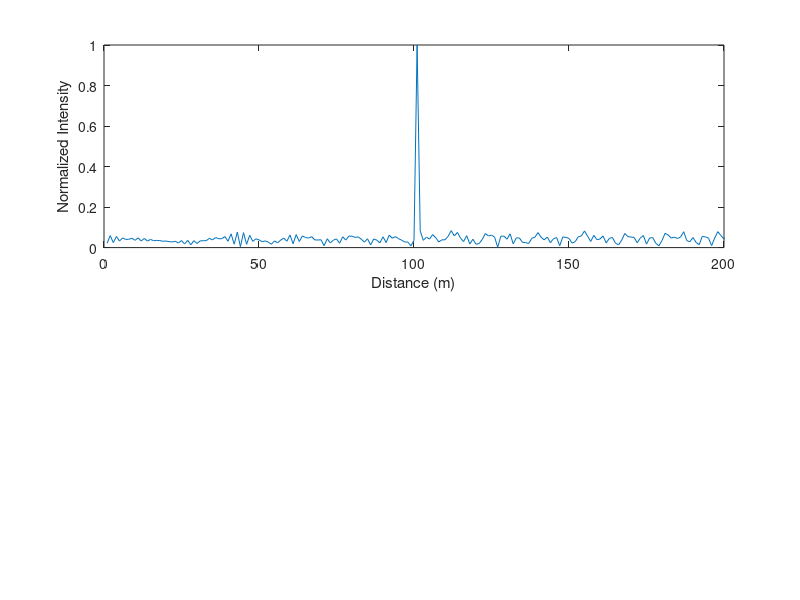
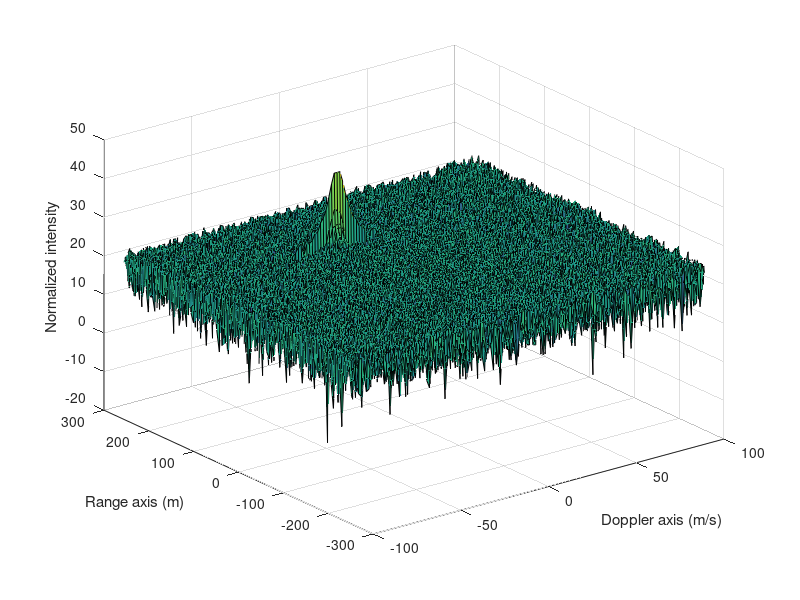
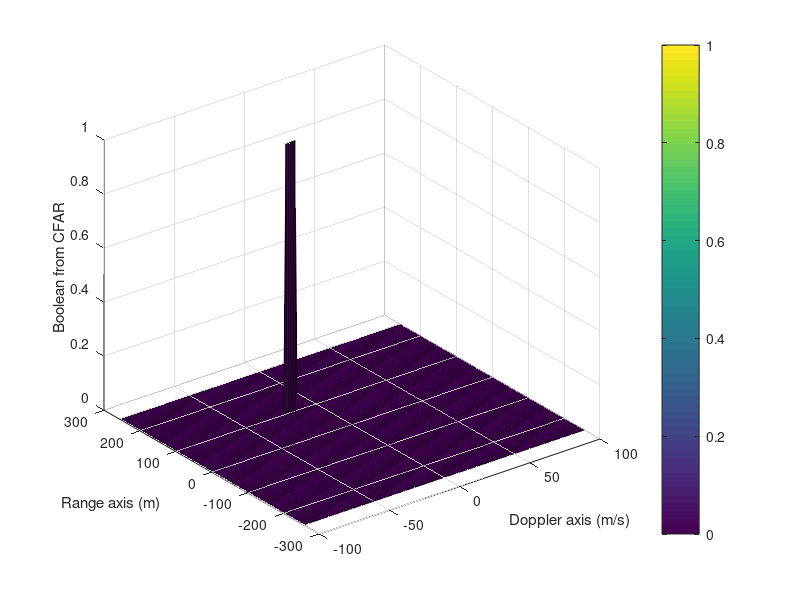

These charts were generated, in order, by the following MATLAB code:
clear all
clc;

%% Radar Specifications 
%%%%%%%%%%%%%%%%%%%%%%%%%%%
% Frequency of operation = 77GHz
% Max Range = 200m
% Range Resolution = 1 m
% Max Velocity = 100 m/s
%%%%%%%%%%%%%%%%%%%%%%%%%%%

c = 3e8; %m/s
%% User Defined Range and Velocity of target
% *%TODO* :
% define the target's initial position and velocity. Note : Velocity
% remains contant
R = 100;
v = -20;
 


%% FMCW Waveform Generation

% *%TODO* :
%Design the FMCW waveform by giving the specs of each of its parameters.
% Calculate the Bandwidth (B), Chirp Time (Tchirp) and Slope (slope) of the FMCW
% chirp using the requirements above.


%Operating carrier frequency of Radar 
fc= 77e9;             %carrier freq
min_range = 1; %m
Bsweep = c/(2*min_range);

max_range = 200; %m
Tchirp = 5.5*2*max_range/c;

slope = Bsweep/Tchirp;
                                                          
%The number of chirps in one sequence. Its ideal to have 2^ value for the ease of running the FFT
%for Doppler Estimation. 
Nd=128;                   % #of doppler cells OR #of sent periods % number of chirps

%The number of samples on each chirp. 
Nr=1024;                  %for length of time OR # of range cells

% Timestamp for running the displacement scenario for every sample on each
% chirp
t=linspace(0,Nd*Tchirp,Nr*Nd); %total time for samples


%Creating the vectors for Tx, Rx and Mix based on the total samples input.
Tx=zeros(1,length(t)); %transmitted signal
Rx=zeros(1,length(t)); %received signal
Mix = zeros(1,length(t)); %beat signal

%Similar vectors for range_covered and time delay.
r_t=zeros(1,length(t));
td=zeros(1,length(t));


%% Signal generation and Moving Target simulation
% Running the radar scenario over the time. 

for i=1:length(t)         
    
    
    % *%TODO* :
    %For each time stamp update the Range of the Target for constant velocity. 
    r_t(i) = t(i)*v + R;
    
    % *%TODO* :
    %For each time sample we need update the transmitted and
    %received signal. 
    td(i) = 2*r_t(i)/c;
    
    Tx(i) = cos(2*pi*(fc*t(i)+(slope*t(i)^2)/2));
    Rx(i) = cos(2*pi*(fc*(t(i)-td(i))+(slope*(t(i)-td(i))^2)/2));
    
    % *%TODO* :
    %Now by mixing the Transmit and Receive generate the beat signal
    %This is done by element wise matrix multiplication of Transmit and
    %Receiver Signal
    Mix(i) = Tx(i).*Rx(i);
    
end

%% RANGE MEASUREMENT


 % *%TODO* :
%reshape the vector into Nr*Nd array. Nr and Nd here would also define the size of
%Range and Doppler FFT respectively.
X = reshape(Mix, Nr, Nd);

 % *%TODO* :
%run the FFT on the beat signal along the range bins dimension (Nr) and
%normalize.
signal_fft = fft(X, Nr);

 % *%TODO* :
% Take the absolute value of FFT output
signal_fft = abs(signal_fft);
signal_fft = signal_fft(1:Nr/2-1);
signal_fft = signal_fft./max(signal_fft);

 % *%TODO* :
% Output of FFT is double sided signal, but we are interested in only one side of the spectrum.
% Hence we throw out half of the samples.
% 

%plotting the range
figure ('Name','Range from First FFT')
subplot(2,1,1)
plot(signal_fft);
xlabel('Distance (m)');
ylabel('Normalized Intensity');
axis ([0 200 0 1]);

 % *%TODO* :
 % plot FFT output 



%% RANGE DOPPLER RESPONSE
% The 2D FFT implementation is already provided here. This will run a 2DFFT
% on the mixed signal (beat signal) output and generate a range doppler
% map.You will implement CFAR on the generated RDM


% Range Doppler Map Generation.

% The output of the 2D FFT is an image that has reponse in the range and
% doppler FFT bins. So, it is important to convert the axis from bin sizes
% to range and doppler based on their Max values.

Mix=reshape(Mix,[Nr,Nd]);

% 2D FFT using the FFT size for both dimensions.
sig_fft2 = fft2(Mix,Nr,Nd);

% Taking just one side of signal from Range dimension.
sig_fft2 = sig_fft2(1:Nr/2,1:Nd);
sig_fft2 = fftshift (sig_fft2);
RDM = abs(sig_fft2);
RDM = 10*log10(RDM) ;

%use the surf function to plot the output of 2DFFT and to show axis in both
%dimensions
doppler_axis = linspace(-100,100,Nd);
range_axis = linspace(-200,200,Nr/2)*((Nr/2)/400);
figure,surf(doppler_axis,range_axis,RDM);
xlabel('Doppler axis (m/s)');
ylabel('Range axis (m)');
zlabel('Normalized intensity');

%% CFAR implementation

%Slide Window through the complete Range Doppler Map

% *%TODO* :
%Select the number of Training Cells in both the dimensions.
TBR = 4;
TBC = 2;

% *%TODO* :
%Select the number of Guard Cells in both dimensions around the Cell under 
%test (CUT) for accurate estimation
GBR = 2;
GBC = 1;

offset = 15;
Nr = Nr/2;
cfar_map = zeros(Nr,Nd);

for i=1:Nr-2*(GBR+TBR)-1
    for j=1:Nd-2*(GBC+TBC)-1
        
        cut_i = i+TBR+GBR;
        cut_j = j+GBC+TBC;
        
        mask = false(Nr,Nd);
        
        %extract noise
        mask(i:i+2*(GBR+TBR)+1, j:j+2*(GBC+TBC)+1) = 1;
        mask(i+TBR:cut_i+GBR,j+TBC:cut_j+GBC) = 0;
        noise = mean(RDM(mask));
        cutoff = noise + offset;
        
        if RDM(cut_i,cut_j) > cutoff
            cfar_map(cut_i,cut_j) = 1;
        end
    end
end

% *%TODO* :
% offset the threshold by SNR value in dB


% *%TODO* :
%Create a vector to store noise_level for each iteration on training cells
noise_level = zeros(1,1);


% *%TODO* :
%design a loop such that it slides the CUT across range doppler map by
%giving margins at the edges for Training and Guard Cells.
%For every iteration sum the signal level within all the training
%cells. To sum convert the value from logarithmic to linear using db2pow
%function. Average the summed values for all of the training
%cells used. After averaging convert it back to logarithimic using pow2db.
%Further add the offset to it to determine the threshold. Next, compare the
%signal under CUT with this threshold. If the CUT level > threshold assign
%it a value of 1, else equate it to 0.


   % Use RDM[x,y] as the matrix from the output of 2D FFT for implementing
   % CFAR





% *%TODO* :
% The process above will generate a thresholded block, which is smaller 
%than the Range Doppler Map as the CUT cannot be located at the edges of
%matrix. Hence,few cells will not be thresholded. To keep the map size same
% set those values to 0. 
 








% *%TODO* :
%display the CFAR output using the Surf function like we did for Range
%Doppler Response output.
figure,surf(doppler_axis,range_axis,cfar_map);
xlabel('Doppler axis (m/s)');
ylabel('Range axis (m)');
zlabel('Boolean from CFAR');

colorbar;


 
 